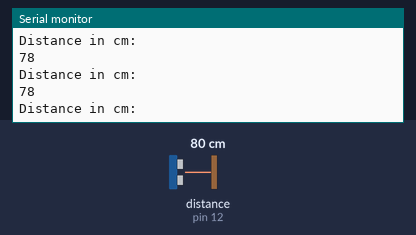
Simulated run of this sketch. Board: Arduino Uno, built with avr-gcc and run on an emulated ATmega328P. On the bench: the last lines printed to the serial monitor. Wiring (inferred from the names in the program): ultrasonic range finder: trigger pin 11; echo pin 12. The inputs (shaded band) are chosen by the test bench; at power-on: distance to the obstacle (sensor on pin 12) 80 cm. The echo pulse lasts 58.3 µs per cm.

Above: at 1.2 s.
1.3 s: distance to the obstacle (sensor on pin 12) set to 2 cm
At 1.33 s:
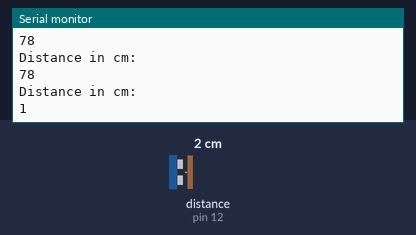
4.3 s: distance to the obstacle (sensor on pin 12) set to 9 cm
At 4.32 s:
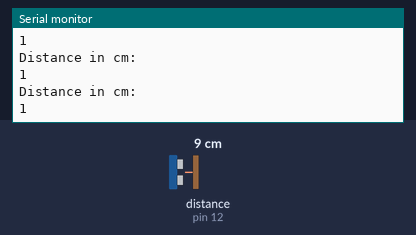
7.3 s: distance to the obstacle (sensor on pin 12) set to 4 cm
At 7.32 s:
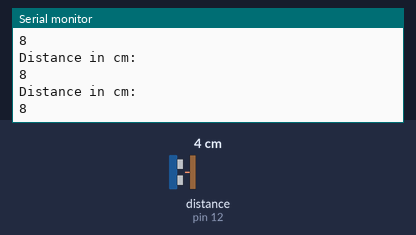
10.3 s: distance to the obstacle (sensor on pin 12) set to 9 cm
At 10.31 s:
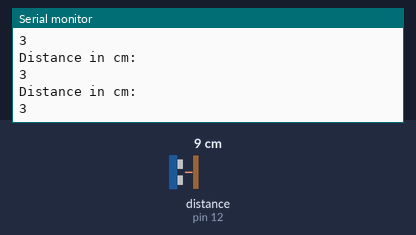
Timing chart, 0 to 13.3 s (numbered marks = the images above; inputs shaded):
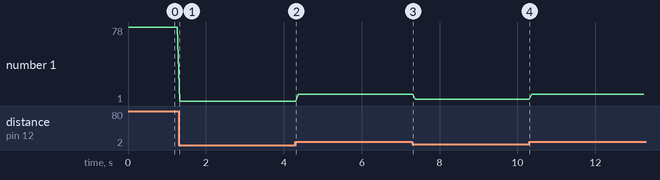

Measured:
- after the input at 1.3 s, the serial monitor: prints a new line at once (image 1)
- plotted number 1: 78 → 1 after the input at 1.3 s, 1 → 8 after the input at 4.3 s, 8 → 3 after the input at 7.3 s

The sketch:

Sonar.ino
```cpp
long high_time,D_cm;
void setup() {
  // put your setup code here, to run once:
  Serial.begin(9600);
  pinMode(11,OUTPUT);//Trigger
  pinMode(12,INPUT);//Echo
}

void loop() {
  // put your main code here, to run repeatedly:
  digitalWrite(11,LOW);
  delayMicroseconds(5);
  digitalWrite(11,HIGH);
  delayMicroseconds(10);
  digitalWrite(11,LOW);
  high_time=pulseIn(12,HIGH);
  D_cm= ((high_time)/2)*0.0340;
  Serial.println("Distance in cm:");
  Serial.println(D_cm);
  delay(60);
}
```
